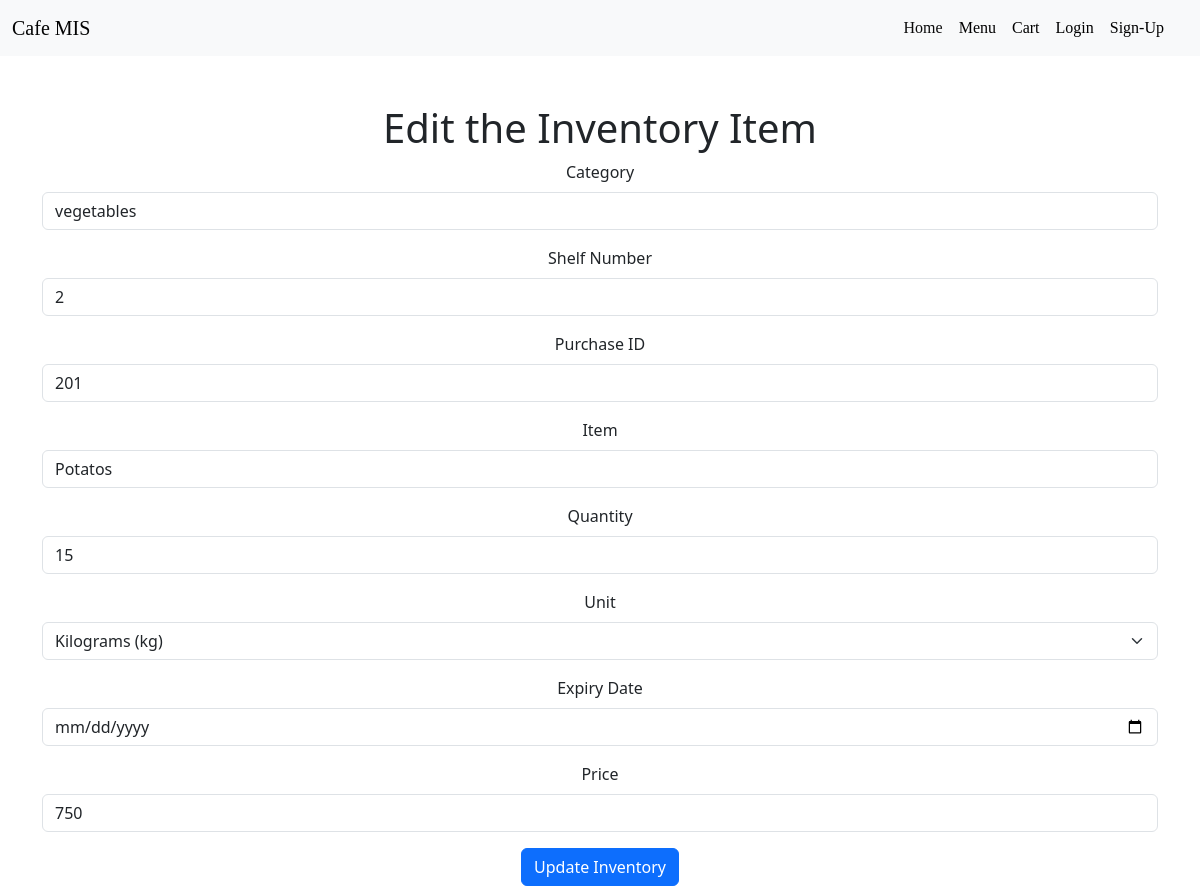
The app's page /inventory/iupdate/2/ with its own data.
### inventory/models.py (models this page shows)
class ainventory(models.Model):
    LITRES = 'L'
    MILLILITRES = 'mL'
    GRAMS = 'g'
    KILOGRAMS = 'kg'
    PACKETS = 'packets'
    UNIT_CHOICES = [
        (LITRES, 'Litres (L)'),
        (MILLILITRES, 'Millilitres (mL)'),
        (GRAMS, 'Grams (g)'),
        (KILOGRAMS, 'Kilograms (kg)'),
        (PACKETS, 'Packets'),
    ]
    inventory_category = models.ForeignKey(Icategory, on_delete=models.CASCADE, null=True, blank=True)
    shelf_number = models.IntegerField()
    purchase_id = models.IntegerField()
    item = models.CharField(max_length=50)
    quantity = models.IntegerField()
    unit = models.CharField(max_length=20, choices=UNIT_CHOICES)
    expiry_date = models.DateField(null=True)
    entry_date = models.DateField(auto_now_add=True,null=True)
    price = models.IntegerField()

class Icategory(models.Model):
    category_name = models.CharField(max_length=50, null=True, blank=True)

### inventory/views.py (the view, shortened to what this page needs)
# urls.py: path('iupdate/<int:id>/', views.uinventory, name='update_inventory'),
def uinventory(request, id):
    inventory_item = ainventory.objects.get(pk=id)
    categories = Icategory.objects.all()
    return render(request, 'inventory/edit_inventory.html', {
        'inventory_item': inventory_item,
        'categories': categories,
        'unit_choices': ainventory.UNIT_CHOICES
    })

### template/inventory/edit_inventory.html (shortened to what this page needs)
{% extends "customer/base.html" %}
{% load static %}
{% block page %}
<div class="container text-center mt-5">
    <div class="row">
        <div class="col">
            <h1>Edit the Inventory Item</h1>
            <form method="POST" enctype="multipart/form-data">
                <div class="mb-3">
                    <label for="inventory_category" class="form-label">Category</label>
                    <select name="inventory_category" id="inventory_category" class="form-control">
                        {% for category in categories %}
                        <option value="{{ category.id }}" {% if category.id == inventory_item.inventory_category.id %}selected{% endif %}>{{ category.category_name }}</option>
                        {% endfor %}
                    </select>
                </div>
                <div class="mb-3">
                    <label for="shelf_number" class="form-label">Shelf Number</label>
                    <input type="number" class="form-control" id="shelf_number" name="shelf_number" value="{{ inventory_item.shelf_number }}">
                </div>
                <div class="mb-3">
                    <label for="purchase_id" class="form-label">Purchase ID</label>
                    <input type="number" class="form-control" id="purchase_id" name="purchase_id" value="{{ inventory_item.purchase_id }}">
                </div>
                <div class="mb-3">
                    <label for="item" class="form-label">Item</label>
                    <input type="text" class="form-control" id="item" name="item" value="{{ inventory_item.item }}">
                </div>
                <div class="mb-3">
                    <label for="quantity" class="form-label">Quantity</label>
                    <input type="number" class="form-control" id="quantity" name="quantity" value="{{ inventory_item.quantity }}">
                </div>
                <div class="mb-3">
                    <label for="unit" class="form-label">Unit</label>
                    <select name="unit" id="unit" class="form-select" aria-label="Default select example">
                        {% for value, name in unit_choices %}
                        <option value="{{ value }}" {% if value == inventory_item.unit %}selected{% endif %}>{{ name }}</option>
                        {% endfor %}
                    </select>
                </div>
                <div class="mb-3">
                    <label for="expiry_date" class="form-label">Expiry Date</label>
                    <input type="date" class="form-control" id="expiry_date" name="expiry_date" value="{{ inventory_item.expiry_date|date:'Y-m-d\\TH:i' }}">
                </div>
                <div class="mb-3">
                    <label for="price" class="form-label">Price</label>
                    <input type="number" class="form-control" id="price" name="price" value="{{ inventory_item.price }}">
                </div>
                <button type="submit" class="btn btn-primary">Update Inventory</button>
            </form>
        </div>
    </div>
</div>
{% endblock page %}

### records on screen
ainventory: inventory_category "vegetables", shelf_number "2", purchase_id "201", item "Potatos", quantity "15", unit "Kilograms (kg)", price "750"
